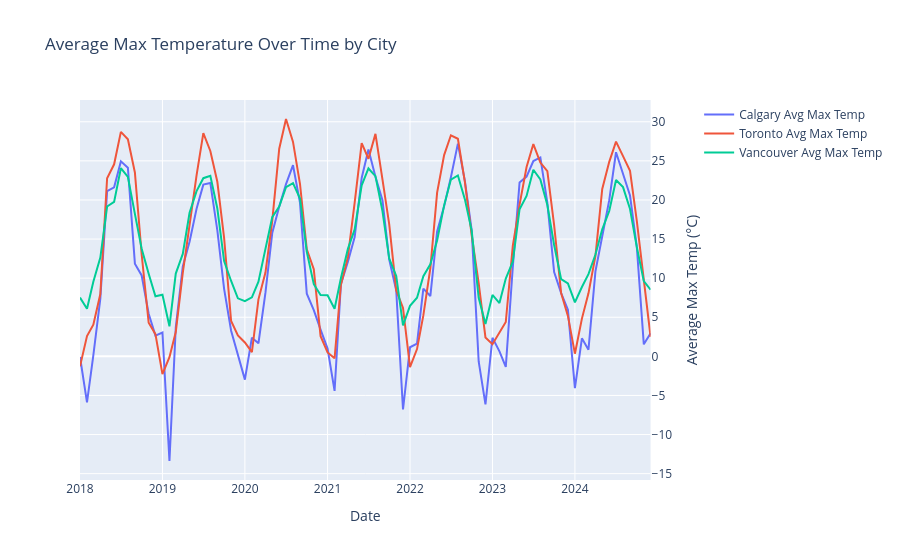

The notebook cell saved with this chart:
### Code cell
import plotly.graph_objects as go
from plotly.subplots import make_subplots

df_monthly_avg = df_combined.groupby(['city', 'year', 'month']).agg(
    Avg_Rent=('VALUE', 'mean'),
    Avg_Max_Temp=('Avg_Max_Temp', 'mean')
).reset_index()

df_monthly_avg['Date'] = pd.to_datetime(df_monthly_avg[['year', 'month']].assign(day=1))

# Create figure with secondary y-axis
fig = make_subplots(specs=[[{"secondary_y": True}]])


# Add Temperature traces on the secondary y-axis
for city in df_monthly_avg['city'].unique():
    city_data = df_monthly_avg[df_monthly_avg['city'] == city]
    fig.add_trace(
        go.Scatter(x=city_data['Date'], y=city_data['Avg_Max_Temp'], mode='lines', name=f'{city} Avg Max Temp', yaxis='y2'),
        secondary_y=True,
    )

# Add figure title
fig.update_layout(
    title_text='Average Max Temperature Over Time by City'
)

# Set x-axis title
fig.update_xaxes(title_text='Date')

# Set y-axes titles

fig.update_yaxes(title_text='Average Max Temp (°C)', secondary_y=True)

fig.show()
